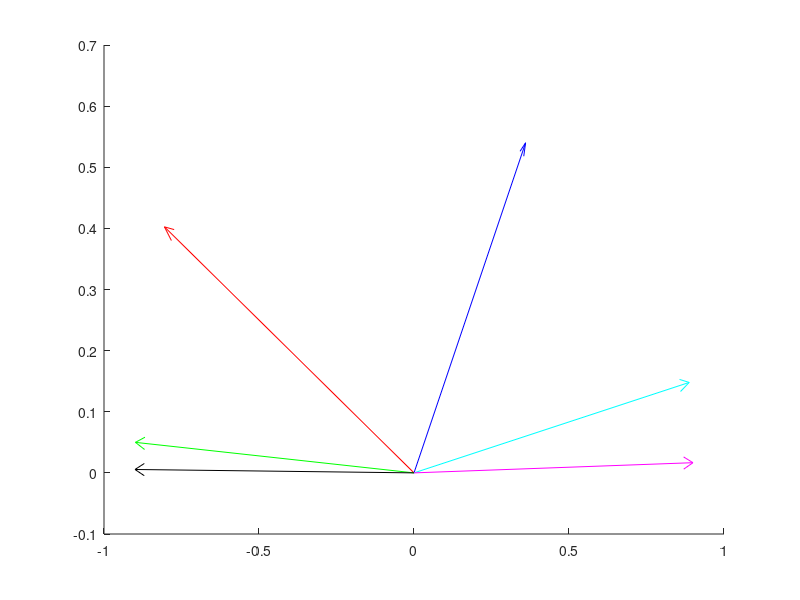

Source code (MATLAB):
clear ;

D = [-3 0 ; 0 1];
A = D;


hold on ;
v = [0.4 ; 0.6];

h = quiver(0.0, 0.0, v(1),v(2))
set (h, "color", "b","maxheadsize", 0.02);

hold on ;
v1 = A*v/norm(A*v);
h1 = quiver(0.0, 0.0, v1(1),v1(2))
set (h1, "color", "r", "maxheadsize", 0.02);

hold on ;
v2 = A*v1/norm(A*v1);
h2 = quiver(0.0, 0.0, v2(1),v2(2))
set (h2, "color", "c", "maxheadsize", 0.02);

hold on ;
v3 = A*v2/norm(A*v2);
h3 = quiver(0.0, 0.0, v3(1),v3(2))
set (h3, "color", "g", "maxheadsize", 0.02);

hold on ;
v4 = A*v3/norm(A*v3);;
h4 = quiver(0.0, 0.0, v4(1),v4(2))
set (h4, "color", "m", "maxheadsize", 0.02);

hold on ;
v5 = A*v4/norm(A*v4);
h5 = quiver(0.0, 0.0, v5(1),v5(2))
set (h5, "color", "black", "maxheadsize", 0.02);
